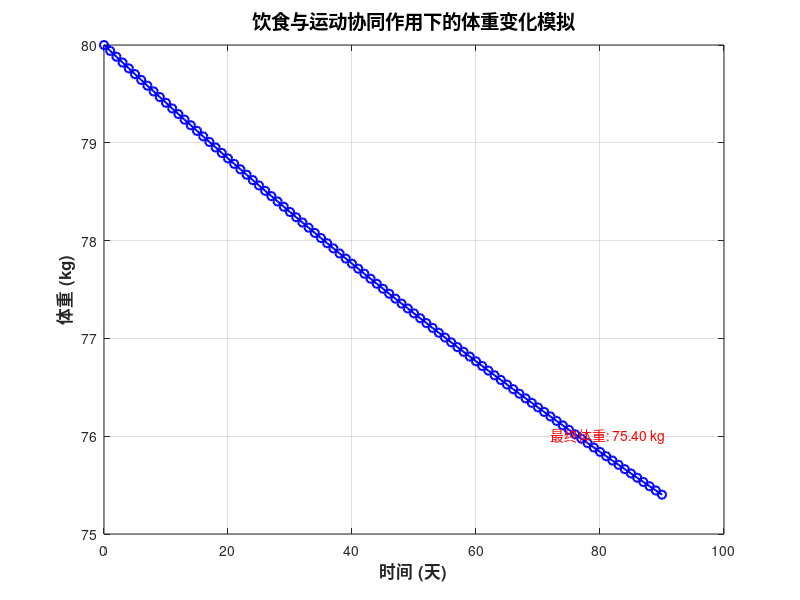
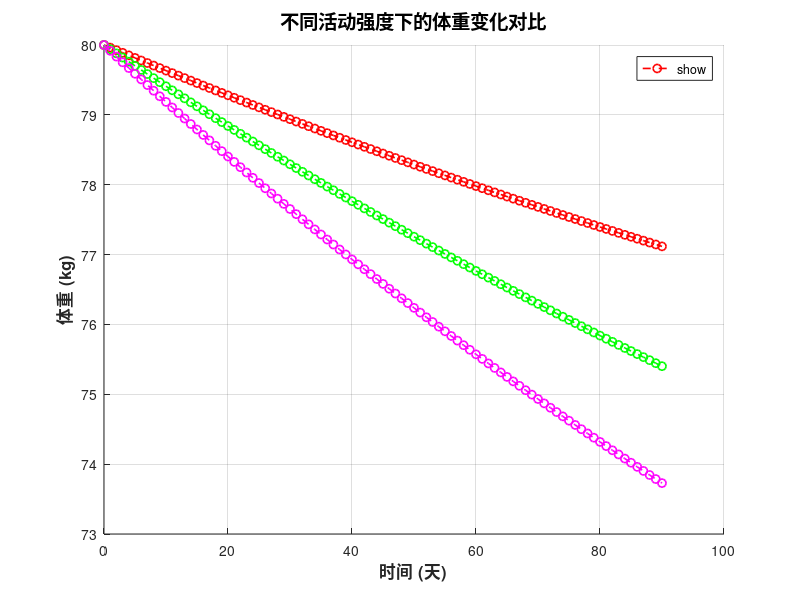

The MATLAB source for these figures, in order:
% % t = 1:30;%时间的变化
% % W = 80;%初始体重
% % C = 35000;
% % k = 20;%k为活动系数
% % BMR = w*100.8%(w-kg,4.2-KJ)
% % AEE = k*W*t;%AEE-活动消耗
% % EI = 8368;%每日摄入的能量
% % TEE = 1.1*BMR+AEE;%总能量消耗
% % DE =EI - TEE;%能量
% % DW = EI-
% t= 1:30;
% W = 80;%体重
% C = 35000;
% K = 30;
% BMR = 4.2*W*24; 
% EAT = 8465;%不变
% R = K*W*t;
% DW = (EAT-(1.1*BMR+R))/C;
% 
% %三维图和子图
% % [EAT,Y] = meshgrid(0:1:30);
% % Z = X.*exp(-X.^2-Y.^2);
% % surf(X,Y,Z);
% % colormap summer
% % colorbar
% % title("stsdfsd"

% time = 1%每天的运动时间
% k = 20%活动强度系数
% weight = 80%初始体重
% new_weight = zeros(1,30)%存放每天的体重
% new_weight(1) = weight%第一天的体重
% exercise = k*weight*time%每天的运动量
% eat = 8368%每天的能量摄入量
% BMR = 24*4.2*weight%每天的基础消耗
% dig = 0.1*BMR
% c = 35000%每千克脂肪能量
% 
% for day = 2 : 30
% BMR = 24*4.2*new_weight(day-1)%更新基础消耗
% exercise = k*new_weight(day-1)%更新运动量
% dig = 0.1*BMR
% change_weight = (eat-(BMR+dig+exercise))/c%体重变化量
% new_weight(day) = max(new_weight(day-1)+change_weight,40)
% end
% plot(30,new_weight);

%% 参数初始化
clear; clc;

% 基础参数
initial_weight = 80;        % 初始体重 (kg)
EI = 8368;                  % 每日能量摄入 (kJ/日)
C = 35000;                  % 每千克脂肪能量 (kJ/kg)
simulation_days = 90;       % 模拟天数
activity_hours = 1;         % 每日活动时长 (小时)
activity_intensity = 20;    % 活动强度系数 (kJ/(kg·h))，中度活动示例

% 预分配存储数组
weight = zeros(1, simulation_days + 1);
weight(1) = initial_weight; % 初始体重

%% 模拟每日体重变化
for day = 1:simulation_days
    % 基础代谢率 (BMR) = 4.2 kJ/(kg·h) * 24h * 当前体重
    BMR = 4.2 * 24 * weight(day);
    
    % 活动能量消耗 (AEE) = 活动强度 * 体重 * 活动时长
    AEE = activity_intensity * weight(day) * activity_hours;
    
    % 总能量消耗 (TEE) = 1.1*BMR + AEE (含10%食物特殊动力作用)
    TEE = 1.1 * BMR + AEE;
    
    % 能量差与体重变化
    energy_deficit = EI - TEE;
    delta_weight = energy_deficit / C; % 体重变化 (kg/日)
    
    % 更新体重 (限制最低体重为40kg)
    weight(day + 1) = max(weight(day) + delta_weight, 40);
end

%% 结果可视化
figure('Position', [100, 100, 800, 400]);
plot(0:simulation_days, weight, 'b-o', 'LineWidth', 1.5, 'MarkerSize', 6);
xlabel('时间 (天)', 'FontSize', 12, 'FontWeight', 'bold');
ylabel('体重 (kg)', 'FontSize', 12, 'FontWeight', 'bold');
title('饮食与运动协同作用下的体重变化模拟', 'FontSize', 14);
grid on;
set(gca, 'FontSize', 10);

% 标注最终体重
final_weight = weight(end);
text(simulation_days*0.8, initial_weight*0.95, ...
    sprintf('最终体重: %.2f kg', final_weight), ...
    'FontSize', 10, 'Color', 'red');

%% 参数敏感性分析示例 (不同活动强度)
activity_levels = [10, 20, 30]; % 轻度、中度、高强度
colors = {'r', 'g', 'm'};
figure('Position', [100, 100, 800, 400]);
hold on;

for i = 1:length(activity_levels)
    current_k = activity_levels(i);
    temp_weight = initial_weight * ones(1, simulation_days + 1);
    
    for day = 1:simulation_days
        BMR = 4.2 * 24 * temp_weight(day);
        AEE = current_k * temp_weight(day) * activity_hours;
        TEE = 1.1 * BMR + AEE;
        delta = (EI - TEE) / C;
        temp_weight(day + 1) = max(temp_weight(day) + delta, 40);
    end
    
    plot(0:simulation_days, temp_weight, '--o', ...
        'Color', colors{i}, 'LineWidth', 1.2, ...
        'DisplayName', sprintf('k=%d', current_k));
end

xlabel('时间 (天)', 'FontSize', 12, 'FontWeight', 'bold');
ylabel('体重 (kg)', 'FontSize', 12, 'FontWeight', 'bold');
title('不同活动强度下的体重变化对比', 'FontSize', 14);
legend('show', 'Location', 'best');
grid on;
set(gca, 'FontSize', 10);
hold off;